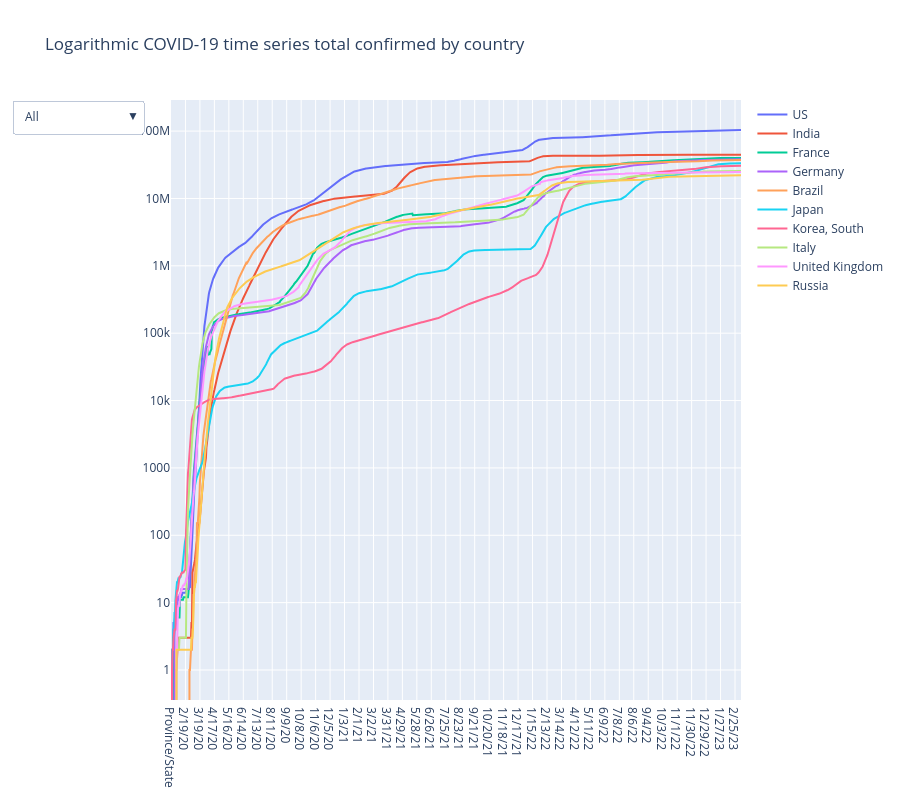

Notebook source saved alongside this figure:
### Code cell
multi_plot(df_confirmed, title="Logarithmic COVID-19 time series total confirmed by country")

### Figure 1 — Plotly figure (JSON) as saved in the notebook; plotly's stock layout.template omitted (floating-point values rounded to 4 significant figures; data arrays with more than 128 entries replaced by an {"elided": "..."} marker saying what was removed)
{"data": [{"name": "US", "type": "scatter", "x": {"elided": "1144 str values"}, "y": {"elided": "1144 int values"}}, {"name": "India", "type": "scatter", "x": {"elided": "1144 str values"}, "y": {"elided": "1144 int values"}}, {"name": "France", "type": "scatter", "x": {"elided": "1144 str values"}, "y": {"elided": "1144 mixed values"}}, {"name": "Germany", "type": "scatter", "x": {"elided": "1144 str values"}, "y": {"elided": "1144 int values"}}, {"name": "Brazil", "type": "scatter", "x": {"elided": "1144 str values"}, "y": {"elided": "1144 int values"}}, {"name": "Japan", "type": "scatter", "x": {"elided": "1144 str values"}, "y": {"elided": "1144 int values"}}, {"name": "Korea, South", "type": "scatter", "x": {"elided": "1144 str values"}, "y": {"elided": "1144 int values"}}, {"name": "Italy", "type": "scatter", "x": {"elided": "1144 str values"}, "y": {"elided": "1144 int values"}}, {"name": "United Kingdom", "type": "scatter", "x": {"elided": "1144 str values"}, "y": {"elided": "1144 mixed values"}}, {"name": "Russia", "type": "scatter", "x": {"elided": "1144 str values"}, "y": {"elided": "1144 int values"}}], "layout": {"height": 800, "title": {"text": "Logarithmic COVID-19 time series total confirmed by country"}, "updatemenus": [{"active": 0, "buttons": [{"args": [{"showlegend": true, "title": "All", "visible": [true, true, true, true, true, true, true, true, true, true]}], "label": "All", "method": "update"}, {"args": [{"showlegend": true, "title": "US", "visible": [true, false, false, false, false, false, false, false, false, false]}], "label": "US", "method": "update"}, {"args": [{"showlegend": true, "title": "India", "visible": [false, true, false, false, false, false, false, false, false, false]}], "label": "India", "method": "update"}, {"args": [{"showlegend": true, "title": "France", "visible": [false, false, true, false, false, false, false, false, false, false]}], "label": "France", "method": "update"}, {"args": [{"showlegend": true, "title": "Germany", "visible": [false, false, false, true, false, false, false, false, false, false]}], "label": "Germany", "method": "update"}, {"args": [{"showlegend": true, "title": "Brazil", "visible": [false, false, false, false, true, false, false, false, false, false]}], "label": "Brazil", "method": "update"}, {"args": [{"showlegend": true, "title": "Japan", "visible": [false, false, false, false, false, true, false, false, false, false]}], "label": "Japan", "method": "update"}, {"args": [{"showlegend": true, "title": "Korea, South", "visible": [false, false, false, false, false, false, true, false, false, false]}], "label": "Korea, South", "method": "update"}, {"args": [{"showlegend": true, "title": "Italy", "visible": [false, false, false, false, false, false, false, true, false, false]}], "label": "Italy", "method": "update"}, {"args": [{"showlegend": true, "title": "United Kingdom", "visible": [false, false, false, false, false, false, false, false, true, false]}], "label": "United Kingdom", "method": "update"}, {"args": [{"showlegend": true, "title": "Russia", "visible": [false, false, false, false, false, false, false, false, false, true]}], "label": "Russia", "method": "update"}]}], "yaxis": {"type": "log"}}}
